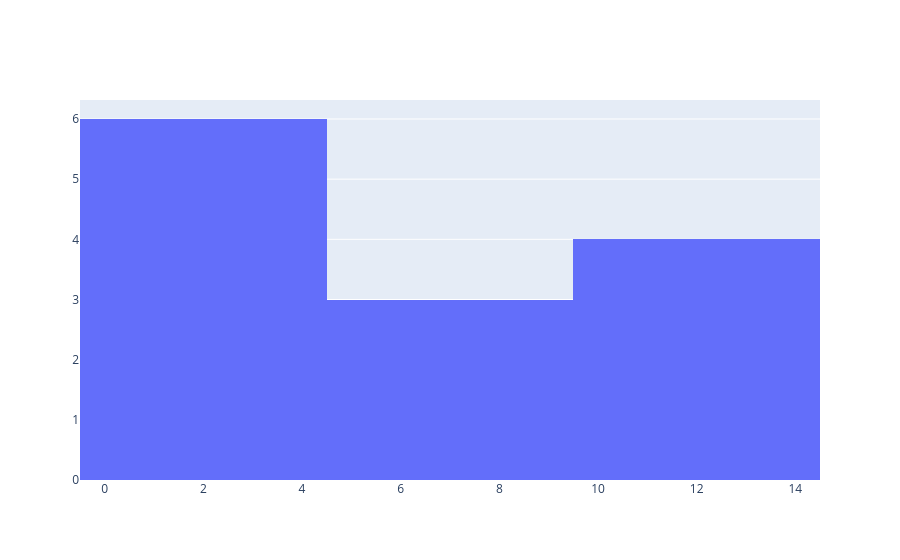

Notebook code cell kept with this figure:
### Code cell
x = [1,2,3,4,5,4,13,11,1,5,6,12,12]
fig =go.Figure(data=[go.Histogram(x = x)])
fig.show()

### Figure 1 — Plotly figure (JSON) as saved in the notebook; plotly's stock layout.template omitted (floating-point values rounded to 4 significant figures)
{"data": [{"x": [1, 2, 3, 4, 5, 4, 13, 11, 1, 5, 6, 12, 12], "type": "histogram"}], "layout": {}}
